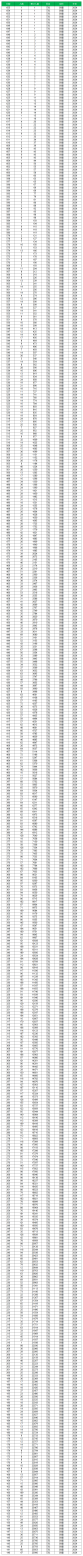
#> input picture data/admissions/raw/xinjiang-2024-score-ranks-history.png, 829 x 15557 px (shown at 1/10 size)
$ python parse-xinjiang-ranks.py
#> lines starting #> are read from the running program, lines starting #| are printed output that depends on the picture; after the words box and inside, x2 and y2 are one past the last pixel; in counts of white or black regions, pixels touching at a corner belong together
#!/usr/bin/env python3

import hashlib
import json
import subprocess
import tempfile
from pathlib import Path

import cv2


ROOT = Path(__file__).resolve().parents[1]
RAW_DIR = ROOT / "data" / "admissions" / "raw"
OUTPUT_PATH = (
    ROOT / "data" / "admissions" / "reference" / "xinjiang-2024-score-ranks.json"
)
TRACKS = {
    "history": {
        "path": RAW_DIR / "xinjiang-2024-score-ranks-history.png",
        "sourceUrl": "https://p1.gk100.com/article/20240827/6c0ee40ae82e474f.png",
        "label": "文科",
    },
    "physics": {
        "path": RAW_DIR / "xinjiang-2024-score-ranks-physics.png",
        "sourceUrl": "https://p1.gk100.com/article/20240827/a8545e877648c609.png",
        "label": "理科",
    },
}


def file_sha256(path):
    return hashlib.sha256(path.read_bytes()).hexdigest()


def grouped_positions(values):
    groups = []
    for value in values:
        value = int(value)
        if not groups or value > groups[-1][-1] + 1:
            groups.append([value])
        else:
            groups[-1].append(value)
    return [round(sum(group) / len(group)) for group in groups]


def ocr_numeric_column(image, horizontal_lines, x1, x2, temp_dir, name):
    start = horizontal_lines[1] + 1
    end = horizontal_lines[-1]
    column = image[start:end, x1:x2].copy()
    for line in horizontal_lines[2:-1]:
        y = line - start
        column[max(0, y - 1) : min(column.shape[0], y + 2), :] = 255
    column[:, :2] = 255
    column[:, -2:] = 255
    column = cv2.resize(column, None, fx=2, fy=2, interpolation=cv2.INTER_CUBIC)

    image_path = Path(temp_dir) / f"{name}.png"
    output_base = Path(temp_dir) / name
    cv2.imwrite(str(image_path), column)
    subprocess.run(
        [
            "tesseract",
            image_path.name,
            output_base.name,
            "-l",
            "eng",
            "--psm",
            "6",
            "-c",
            "tessedit_char_whitelist=0123456789",
        ],
        cwd=temp_dir,
        check=True,
        stdout=subprocess.DEVNULL,
        stderr=subprocess.DEVNULL,
    )
    return [
        int(line.strip())
        for line in output_base.with_suffix(".txt").read_text().splitlines()
        if line.strip()
    ]


def parse_track(track, config):
#> called with track = 'history'
    image = cv2.imread(str(config["path"]), cv2.IMREAD_GRAYSCALE)
#> image: shape (15557, 829); min 0, max 255, mean 231
    if image is None:
        raise RuntimeError(f"Cannot read {config['path']}")

    dark = image < 100
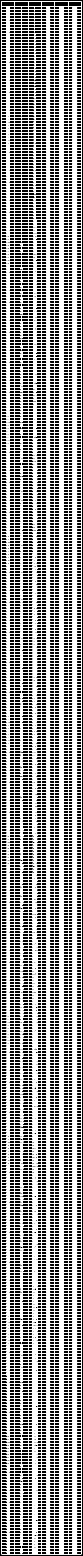
#> dark: shape (15557, 829) bool (shown at 1/10 size); 8.8% white in thin lines or dots
    horizontal_lines = grouped_positions((dark.sum(axis=1) > image.shape[1] * 0.7).nonzero()[0])
#> the loop in grouped_positions, `for value in values:` made 518 passes
#> value on passes 1 to 3: 15, 61, 91
#> after the loop in grouped_positions, `for value in values:`: groups = 518 items, first 6: [15], [61], [91], [121], [151], [181]
#> horizontal_lines = 518 values from 15 to 15541
    vertical_lines = grouped_positions((dark.sum(axis=0) > image.shape[0] * 0.7).nonzero()[0])
#> the loop in grouped_positions (call 2), `for value in values:` made 8 passes
#> value on passes 1 to 8: 15, 148, 281, 414, 497, 547, 680, 813
#> vertical_lines = [15, 148, 281, 414, 497, 547, 680, 813]
    if len(vertical_lines) < 4 or len(horizontal_lines) < 3:
        raise RuntimeError(f"Grid detection failed for {config['path']}")

    with tempfile.TemporaryDirectory() as temp_dir:
        columns = [
            ocr_numeric_column(
                image,
                horizontal_lines,
                vertical_lines[index] + 1,
                vertical_lines[index + 1],
                temp_dir,
                f"{track}-{index}",
            )
            for index in range(3)
        ]
#> in ocr_numeric_column, `start = horizontal_lines[1] + 1`: start = 62
#> in ocr_numeric_column, `end = horizontal_lines[-1]`: end = 15541
#> the loop in ocr_numeric_column, `for line in horizontal_lines[2:-1]:` made 515 passes
#> (line, y) on passes 1 to 3: (91, 29), (121, 59), (151, 89)

    expected_rows = len(horizontal_lines) - 2
    if any(len(column) != expected_rows for column in columns):
        raise RuntimeError(
            f"{track} OCR row mismatch: expected {expected_rows}, "
            f"received {[len(column) for column in columns]}"
        )

    scores, counts, cumulative = columns
    for index, score in enumerate(scores):
        if index and score != scores[index - 1] - 1:
            raise RuntimeError(f"{track} score sequence breaks at {score}")
        previous = cumulative[index - 1] if index else 0
        if cumulative[index] - previous != counts[index]:
            raise RuntimeError(f"{track} cumulative count breaks at score {score}")

    return {
        "sourceUrl": config["sourceUrl"],
        "sourcePageUrl": "https://www.gk100.com/read_18958315.htm",
        "sha256": file_sha256(config["path"]),
        "label": config["label"],
        "rows": [
            {"score": score, "count": counts[index], "rank": cumulative[index]}
            for index, score in enumerate(scores)
        ],
    }


#> (the run stopped early here; a loop or call above may not have finished)

$ run again, with data/admissions/raw/hubei-2025-score-ranks-history.jpg saved as data/admissions/raw/xinjiang-2024-score-ranks-history.png
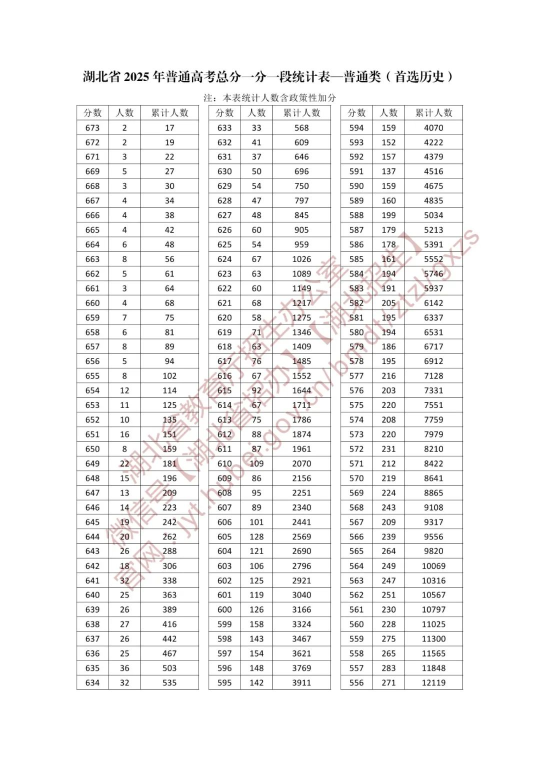
#> input picture data/admissions/raw/hubei-2025-score-ranks-history.jpg, 1080 x 1527 px (shown at 1/2 size)
#> in parse_track, `dark = image < 100`:
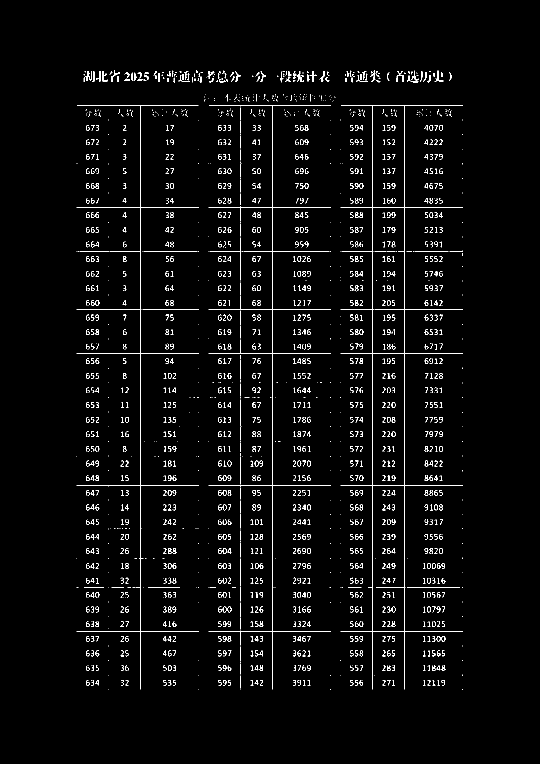
#> dark: shape (1527, 1080) bool (shown at 1/2 size); 2.7% white in thin lines or dots, all inside (x1, y1, x2, y2) = (153, 141, 926, 1379)
#> after the loop in grouped_positions, `for value in values:`: groups = []
#> the loop in grouped_positions (call 2), `for value in values:` made 5 passes
#> value on passes 1 to 5: 281, 481, 545, 745, 809
#> vertical_lines = [281, 481, 545, 745, 809]

$ run again, with data/admissions/raw/hubei-2026-score-ranks-history-1.jpg saved as data/admissions/raw/xinjiang-2024-score-ranks-history.png
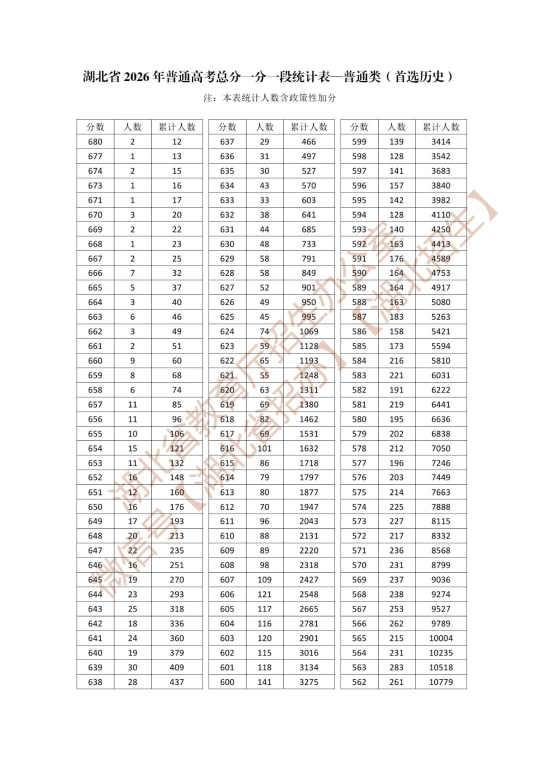
#> input picture data/admissions/raw/hubei-2026-score-ranks-history-1.jpg, 1080 x 1527 px (shown at 1/2 size)
#> in parse_track, `dark = image < 100`:
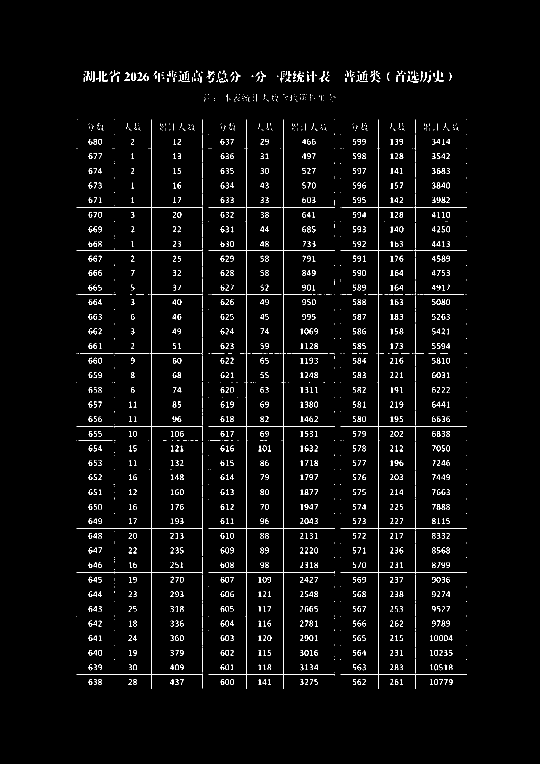
#> dark: shape (1527, 1080) bool (shown at 1/2 size); 2.7% white in thin lines or dots, all inside (x1, y1, x2, y2) = (153, 141, 934, 1378)
#> the loop in grouped_positions, `for value in values:` made 5 passes
#> value on passes 1 to 5: 501, 852, 1056, 1144, 1348
#> after the loop in grouped_positions, `for value in values:`: groups = [[501], [852], [1056], [1144], [1348]]
#> horizontal_lines = [501, 852, 1056, 1144, 1348]
#> the loop in grouped_positions (call 2), `for value in values:` made 6 passes
#> value on passes 1 to 6: 302, 405, 492, 566, 756, 830
#> vertical_lines = [302, 405, 492, 566, 756, 830]
#> start = 853
#> end = 1348
#> the loop in ocr_numeric_column, `for line in horizontal_lines[2:-1]:` made 2 passes
#> (line, y) on passes 1 to 2: (1056, 203), (1144, 291)
#> in ocr_numeric_column, `column = cv2.resize(column, None, fx=2, fy=2, interpolation=cv2.INTER_..`:
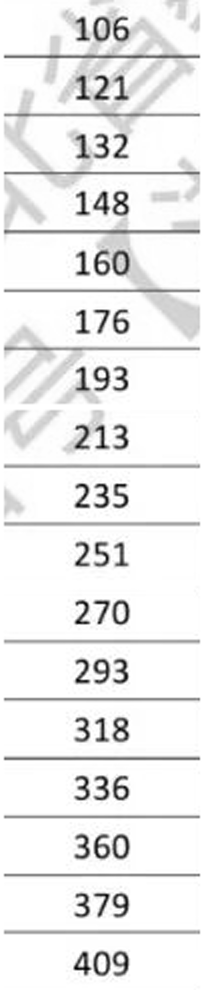
#> column: shape (990, 204); min 0, max 255, mean 236.2
